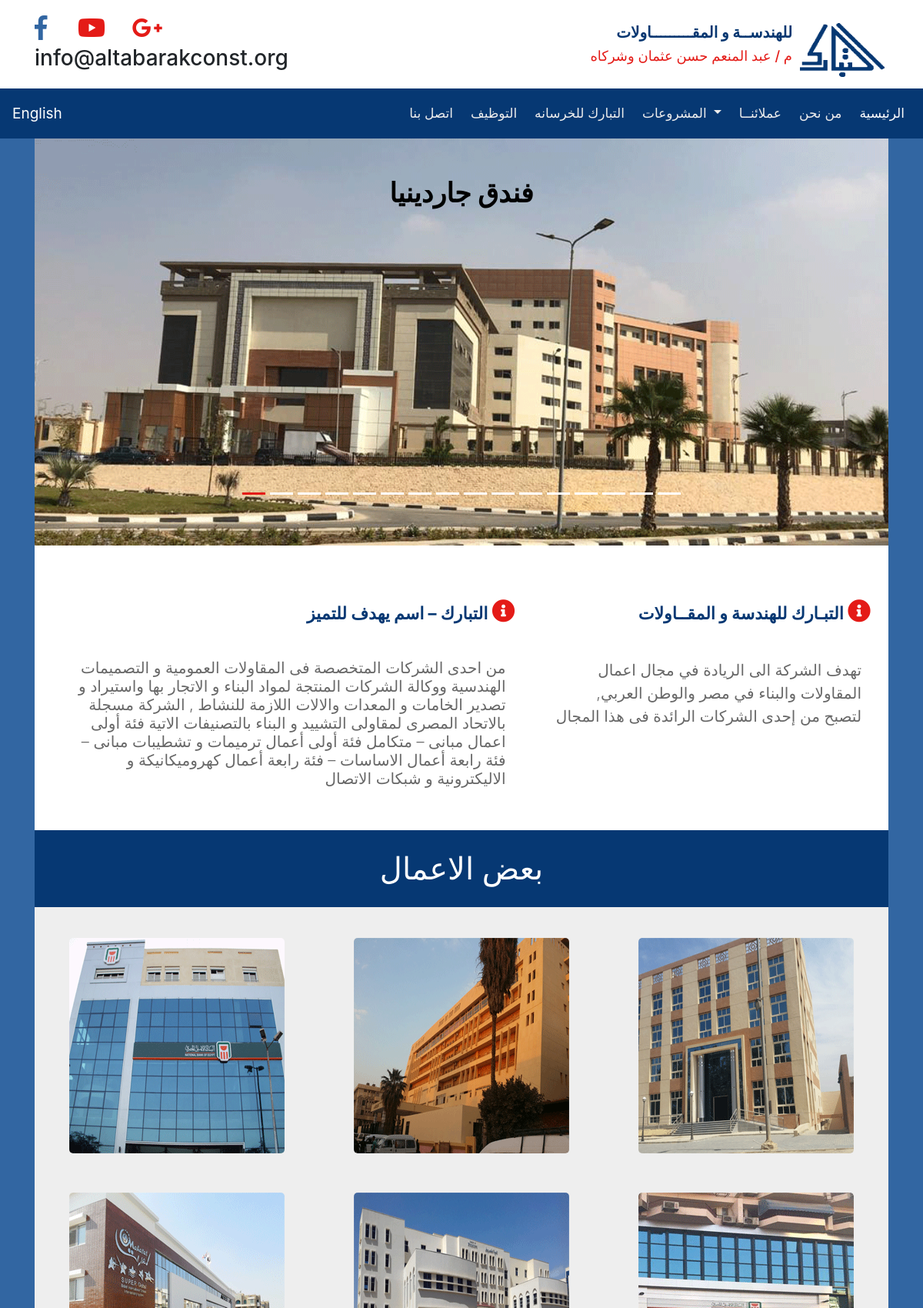
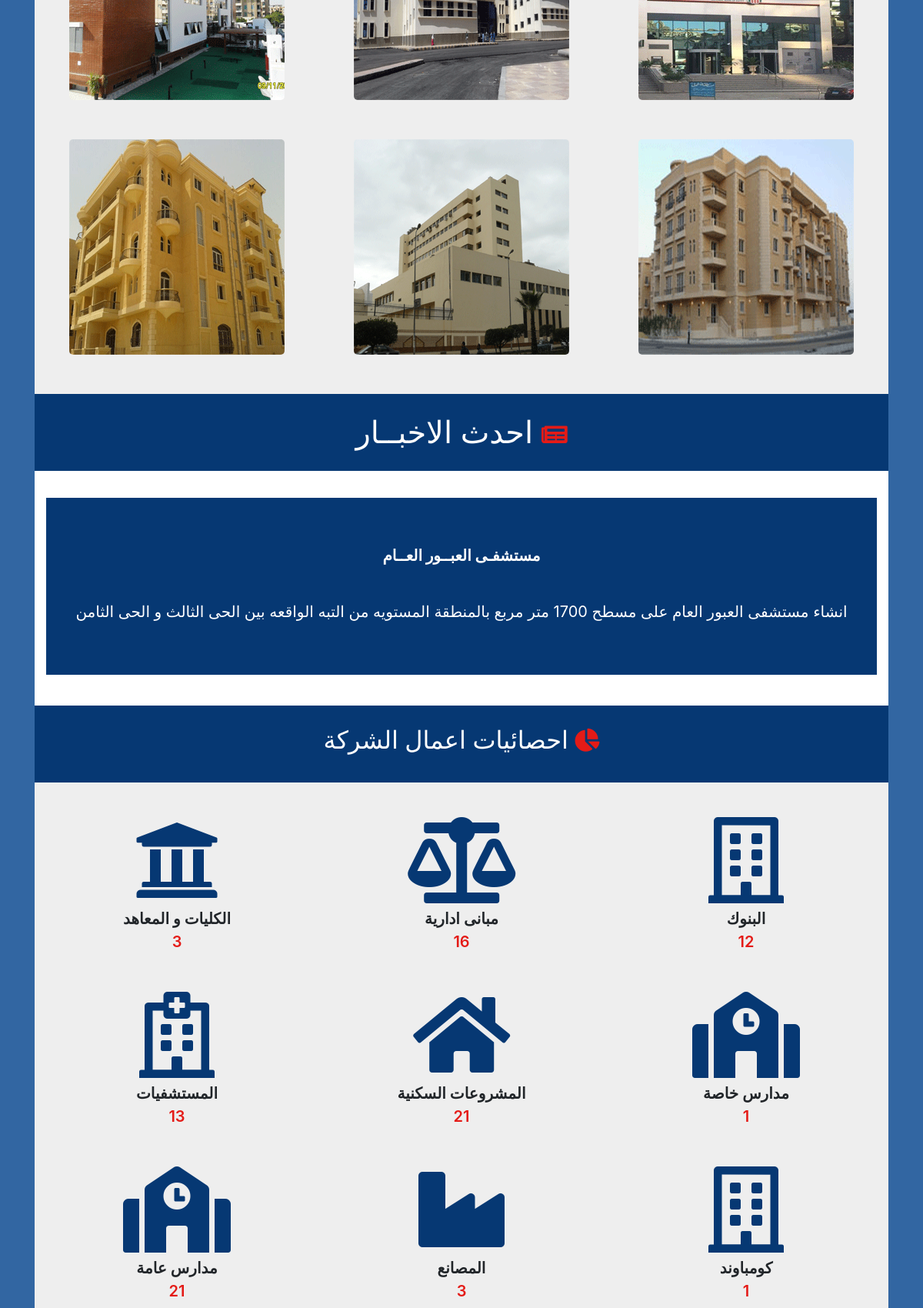
The page / (upper part) on the database its author committed (2 pictures, top to bottom).
### projects/models.py (models this page shows, shortened)
class First_Photo_Slider(models.Model):
	Photo = models.FileField(upload_to='documents')
	Titile = models.CharField(max_length=50)

class HomeProject(models.Model):
	mainPhoto = models.FileField(upload_to='documents/')
	uploaded_at = models.DateTimeField(auto_now_add=True)
	subPhoto = models.FileField(upload_to='documents/')
	Title = models.CharField(max_length=60)

class ProjectStatistics(models.Model):
	Hospitals = models.IntegerField(default=0)
	Banks = models.IntegerField(default=0)
	Hotels = models.IntegerField(default=0)
	Malls = models.IntegerField(default=0)
	Administration_Buildings = models.IntegerField(default=0)
	Private_Schools = models.IntegerField(default=0)
	General_Schools = models.IntegerField(default=0)
	Factories = models.IntegerField(default=0)
	Residential_Projects = models.IntegerField(default=0)
	Compound = models.IntegerField(default=0)
	Colleges_Institutes = models.IntegerField(default=0)

### Altabarak/views.py (the view)
# urls.py: 2. Add a URL to urlpatterns:  path('', views.home, name='home')
def home(request):
	documents = HomeProject.objects.all()
	slider = HomeSlider.objects.all()
	news = OurNews.objects.all()
	FPhoto = First_Photo_Slider.objects.all()
	Statics = ProjectStatistics.objects.all()
	return render(request, 'home.html', { 'documents': documents,
											'slider': slider,
											'news': news,
											'FPhoto': FPhoto,
											'Statics': Statics})

### templates/home.html (shortened to what this page needs)
{% extends 'base.html' %}
{% load static %}
{% block custom_css %}
	<link rel="stylesheet" type="text/css" href="{% static 'css/myhome.css' %}">
{% endblock %}
{% block content %}
	<div class="container body_color">
			<div class="slide">
					<div id="carouselExampleIndicators" class="carousel slide text-center" data-ride="carousel">
						<ol class="carousel-indicators">
					    <li data-target="#carouselExampleIndicators" data-slide-to="0" class="active d-none d-md-block hidden-xs"></li>
					    <li data-target="#carouselExampleIndicators" data-slide-to="1" class="d-none d-md-block hidden-xs"></li>
					    <li data-target="#carouselExampleIndicators" data-slide-to="2" class="d-none d-md-block hidden-xs"></li>
					    <li data-target="#carouselExampleIndicators" data-slide-to="3" class="d-none d-md-block hidden-xs"></li>
					    <li data-target="#carouselExampleIndicators" data-slide-to="4" class="d-none d-md-block hidden-xs"></li>
					    <li data-target="#carouselExampleIndicators" data-slide-to="5" class="d-none d-md-block hidden-xs"></li>
					    <li data-target="#carouselExampleIndicators" data-slide-to="6" class="d-none d-md-block hidden-xs"></li>
							<li data-target="#carouselExampleIndicators" data-slide-to="7" class="d-none d-md-block hidden-xs"></li>
							<li data-target="#carouselExampleIndicators" data-slide-to="8" class="d-none d-md-block hidden-xs"></li>
							<li data-target="#carouselExampleIndicators" data-slide-to="9" class="d-none d-md-block hidden-xs"></li>
							<li data-target="#carouselExampleIndicators" data-slide-to="10" class="d-none d-md-block hidden-xs"></li>
							<li data-target="#carouselExampleIndicators" data-slide-to="11" class="d-none d-md-block hidden-xs"></li>
							<li data-target="#carouselExampleIndicators" data-slide-to="12" class="d-none d-md-block hidden-xs"></li>
							<li data-target="#carouselExampleIndicators" data-slide-to="13" class="d-none d-md-block hidden-xs"></li>
							<li data-target="#carouselExampleIndicators" data-slide-to="14" class="d-none d-md-block hidden-xs"></li>
							<li data-target="#carouselExampleIndicators" data-slide-to="15" class="d-none d-md-block hidden-xs"></li>
						</ol>
					  <div class="carousel-inner">
						<div class="carousel-item active">
								{% for obj in FPhoto %}
								<img class="d-block w-100" src="{{obj.Photo.url}}">
								<div class="carousel-caption d-none d-md-block hidden-xs">
										<h1 class="d-none d-md-block hidden-xs">{{ obj.Titile }}</h1>
								</div>
								{% endfor %}
						 </div>
					  </div>
				</div>
			</div>
	<section class="about text-center">
		<div class="container">
			<section class="Our_manegers2 text-center">
        		<div class="orbacground2">
        			<div class="row">
						<div class="col-md-7">
							<h1>التبارك – اسم يهدف <span>للتميز</span> <i class="fas fa-info-circle  fa-2x resizeFontAws"></i></h1>
							<h4 class="lead">من احدى الشركات المتخصصة فى المقاولات العمومية و التصميمات الهندسية ووكالة الشركات المنتجة لمواد البناء و الاتجار بها واستيراد و تصدير الخامات و المعدات والالات اللازمة للنشاط , الشركة مسجلة بالاتحاد المصرى لمقاولى التشييد و البناء بالتصنيفات الاتية فئة أولى اعمال مبانى – متكامل فئة أولى أعمال ترميمات و تشطيبات مبانى – فئة رابعة أعمال الاساسات – فئة رابعة أعمال كهروميكانيكة و الاليكترونية و شبكات الاتصال</h4>
						</div>
						<div class="col-md-5">
							<h1 class="lead">التبـارك للهندسة و<span> المقــاولات </span><i class="fas fa-info-circle fa-2x resizeFontAws"></i></h1>
							<p class="lead">تهدف الشركة الى الريادة في مجال اعمال المقاولات والبناء في مصر والوطن العربي, لتصبح من إحدى الشركات الرائدة فى هذا المجال</p>
						</div>
					</div>
        		</div>
      		</section>
		</div>
	</section>
		<div class="myline text-center">
			<h1>بعض الاعمال</h1>
		</div>
	<section class="features text-center">
		<div class="container">
			<div class="row">
				{% for obj in documents %}
				<div class="col-lg-4 col-md-6">
					<div class="projects">
						<img src="{{ obj.mainPhoto.url }}" onmouseover="this.src='{{ obj.subPhoto.url }}'" onmouseout="this.src='{{ obj.mainPhoto.url }}'">
					</div>
				</div>
				{% endfor %}
			</div>
		</div>
	</section>
		<div class="myline text-center">
			<h1> احدث <span>الاخبــار</span> <i class="fas fa-newspaper fa-2x resizeFontAws"></i></h1>
		</div>
			<section class="new_our_adds text-center">
				<div class="container">
				<div id="New_adds" class="carousel slide" data-ride="carousel">
				  <div class="carousel-inner">
				    <div class="carousel-item active">
				    	<p class="lead">مستشفـى العبــور العــام</p>
						<h3 id="myspan">انشاء مستشفى العبور العام على مسطح 1700 متر مربع بالمنطقة المستويه
						من التبه الواقعه بين الحى الثالث و الحى الثامن</h3>
				    </div>
					<p></p><br>
				</div>
				</div>
			</section>
		<div class="myline text-center">
			<h2>احصائيات اعمال الشركة <i class="fas fa-chart-pie fa-2x resizeFontAws"></i></h2>
		</div>
			<section class="our_information text-center">
				<div class="container">
				<div class="row">
				{% for item in Statics %}
				<div class="col-lg-4 col-sm-6">
					<div class="info_status">
							<i id="fontawscolor" class="fas fa-university fa-7x"></i>
							<p>الكليات و المعاهد</p>
							<span>{{ item.Colleges_Institutes }}</span>
						</div>
					</div>
					<div class="col-lg-4 col-sm-6">
						<div class="info_status">
							<i id="fontawscolor" class="fas fa-balance-scale fa-7x"></i>
							<p>مبانى ادارية</p>
							<span>{{ item.Administration_Buildings }}</span>
						</div>
					</div>
					<div class="col-lg-4 col-sm-6">
						<div class="info_status">
							<i id="fontawscolor" class="far fa-building fa-7x"></i>
							<p>البنوك</p>
							<span>{{ item.Banks }}</span>
						</div>
					</div>
					<div class="col-lg-4 col-sm-6">
						<div class="info_status">
							<i id="fontawscolor" class="far fa-hospital fa-7x"></i>
							<p>المستشفيات</p>
							<span>{{ item.Hospitals }}</span>
						</div>
					</div>
					<div class="col-lg-4 col-sm-6">
						<div class="info_status">
							<i id="fontawscolor" class="fas fa-home fa-7x"></i>
							<p>المشروعات السكنية</p>
							<span>{{ item.Residential_Projects }}</span>
						</div>
					</div>
					<div class="col-lg-4 col-sm-6">
						<div class="info_status">
							<i id="fontawscolor" class="fas fa-school fa-7x"></i>
							<p>مدارس خاصة</p>
							<span>{{ item.Private_Schools }}</span>
						</div>
					</div>
					<div class="col-lg-4 col-sm-6">
						<div class="info_status">
							<i id="fontawscolor" class="fas fa-school fa-7x"></i>
							<p>مدارس عامة</p>
							<span>{{ item.General_Schools }}</span>
						</div>
					</div>
					<div class="col-lg-4 col-sm-6">
						<div class="info_status">
							<i id="fontawscolor" class="fas fa-industry fa-7x"></i>
							<p>المصانع</p>
							<span>{{ item.Factories }}</span>
						</div>
					</div>
					<div class="col-lg-4 col-sm-6">
						<div class="info_status">
							<i id="fontawscolor" class="far fa-building fa-7x"></i>
							<p>كومباوند</p>
							<span>{{ item.Compound }}</span>
						</div>
					</div>
					{% endfor %}
				</div>
			</section>
	</div>
{% endblock %}

### templates/base.html (shortened to what this page needs)
<!DOCTYPE html>
{% load static %}
<html>
<head>
	<link rel="stylesheet" type="text/css" href="{% static 'css/bootstrap.css' %}">
  	<link rel="stylesheet" href="https://use.fontawesome.com/releases/v5.3.1/css/all.css">
	{% block custom_css %}
	{% endblock %}
</head>
<body>
	{% include 'includes/navbar.html' %}
	{% block content %}
    {% endblock %}
</body>
</html>

### templates/includes/navbar.html (shortened to what this page needs)
{% load static %}
{% block custom_css %}
	<link rel="stylesheet" type="text/css" href="{% static 'css/navbar.css' %}">
{% endblock %}
{% block content %}
<div class="abovenavbar">
	<div class="container">
		<div class="row">
			<div class="col-lg-4 col-md-5 hidden-xs d-none d-md-block aws">
				<a target="_blank" href="https://www.facebook.com/eltabarak.eng"><i id="face" class="fab fa-facebook-f fa-2x"></i></a>
				<a target="_blank" href="https://www.youtube.com/channel/UCZSomymAijN-ZLqY53PcssQ"><i id="myi" class="fab fa-youtube fa-2x"></i></a>
				<a href="#"><i id="myi" class="fab fa-google-plus-g fa-2x"></i></a>
				<div class="mywidth">
					<div class="">
						<h3>info@altabarakconst.org </h3>
					</div>
				</div>
			</div>
			<div class="col-lg-8 col-md-7">
				<img src="../../static/img/Logo.gif">
				<h6 id="myh4">للهندســة و المقـــــــــاولات</h6>
				<h5 id="myh5">م / عبد المنعم حسن عثمان وشركاه</h5>
			</div>
		</div>
	</div>
</div>
	<nav class="navbar navbar-expand-lg navbar-dark bg-dark">
		  <a class="navbar-brand" href="#">English</a>
		  <div class="collapse navbar-collapse" id="navbarSupportedContent">
		    <ul class="navbar-nav ml-auto">
		      <li class="nav-item">
		        <a class="nav-link" href="{% url 'projects:contact_us' %}">اتصل بنا<span class="sr-only">(current)</span></a>
		      </li>
		      <li class="nav-item">
		        <a class="nav-link" href="{% url 'projects:jobs' %}">التوظيف<span class="sr-only">(current)</span></a>
		      </li>
		      <li class="nav-item">
		        <a class="nav-link" href="#">التبارك للخرسانه<span class="sr-only">(current)</span></a>
		      </li>
		      <li class="nav-item dropdown">
		        <a class="nav-link dropdown-toggle" href="#" id="navbarDropdown" role="button" data-toggle="dropdown" aria-haspopup="true" aria-expanded="false">
		          المشروعات
		        </a>
		      </li>
		       <li class="nav-item">
		        <a class="nav-link" href="{% url 'projects:our_customer' %}">عملائنــا<span class="sr-only">(current)</span></a>
		      </li>
		       <li class="nav-item">
		        <a class="nav-link" href="{% url 'projects:aboucom' %}">من نحن<span class="sr-only">(current)</span></a>
		      </li>
		      <li class="nav-item active">
		        <a class="nav-link active" href="{% url 'home' %}">الرئيسية <span class="sr-only">(current)</span></a>
		      </li>
		    </ul>
		  </div>
	</nav>
	{% endblock %}

### static/css/myhome.css (style rules this page uses)
body { background-color: #3266a2; }
.body_color { background-color: #3266a2; }
.slide { background-color: 3266a2; }
.carousel-caption { bottom: 30px; }
.carousel-indicators li { background-color: #FFF; }
.carousel-indicators .active { background-color: #E41B17; }
.carousel-caption { bottom: 60px; }
.carousel-indicators li { bottom: 40px }
.carousel-caption h1 { color: #000; font-size: 35px; font-weight: bold; padding-bottom: 350px; }
.resizeFontAws { font-size: 30px }
.about { padding-top: 30px; padding-bottom: 20px; background-color: #FFF }
.about .container h1 { color: #063873; font-size: 22px; margin-bottom: 45px; text-align: right; padding-top: 40px; padding-right: 8px; font-weight: bold; }
.about .container h4 { color: #686868; margin-bottom: 35px; text-align: right; padding-right: 20px; padding-left: 15px; }
.about h1 span { color: #063873; }
.about p { margin-top: 10px; text-align: right; padding-right: 20px; padding-left: 15px; }
.about i { color: #E41B17; }
.Our_manegers2 { max-width: 100%; max-height: 100%; background-color: #FFF }
.orbacground2 { color: #686868; font-size: 30px; }
.features { padding-top: 40px; background-color: #eeeeee; }
.projects { margin-left: 2%; margin-right: 2%; margin-bottom: 15%; border-radius: 5px; }
.projects img { max-width: 100%; max-height: 100%; border-radius: 5px; }
.carousel-item { background-color: #063873; }
.new_our_adds { padding-top: 35px; padding-bottom: 0px; background-color: #FFF }
.new_our_adds .lead { line-height: 1.5em; }
.new_our_adds .carousel-item p { color: #FFF; font-size: 22; font-weight: bold; padding-top: 60px; padding-bottom: 30px; }
#myspan { padding-bottom: 70px; font-size: 20px; font-weight: normal; color: #FFF; }
.new_our_adds .carousel-inner { min-height: 110px; background-color: #FFF; }
.our_information { min-height: 500px; background-color: #eeeeee; padding-top: 35px; }
.info_status { margin-bottom: 40px; margin-top: 10px }
.info_status p { font-size: 20px; font-weight: 600; margin-bottom: 0; margin-top: 5px }
.info_status span { font-size: 20px; font-weight: 600; margin-top: 0px; color: #E41B17 }
.our_information i { color: #E41B17; }
#fontawscolor { color: #063873; }
.myline { background-color: #063873; padding-top: 10px; padding-bottom: 10px; color: #FFF; height: 100px; }
.myline i { color: #E41B17; }

### static/css/navbar.css (style rules this page uses)
.abovenavbar { background: #FFF; }
.abovenavbar img { float: right; width: 110px; height: 70px; margin-top: 30px; margin-right: 5px; margin-bottom: 15px; }
.mywidth { margin-top: 5px }
#myh4 { color: #063771; text-align: right; margin-right: 125px; margin-top: 30px; font-size: 20px; font-weight: bold; }
#myh5 { color: #E41B17; text-align: right; margin-right: 125px; font-size: 18px }
#myi { margin-left: 15px; margin-right: 15px; margin-top: 20px; color: #E41B17; }
#face { color: #3266a2; margin-right: 20px; }
.navbar { min-height: 65px; }
.bg-dark { background-color: #063873 !important }
.navbar-dark .navbar-nav .nav-link { color: #ededed; padding-top: 5px; padding-bottom: 5px; font-size: 17px; padding-left: 15px }
.navbar-brand { font-size: 19px; line-height: 35px; }

### rows shown on the page
First_Photo_Slider: Photo (picture), Titile "فندق جاردينيا"
HomeProject: mainPhoto (picture)
HomeProject: mainPhoto (picture)
HomeProject: mainPhoto (picture)
HomeProject: mainPhoto (picture)
HomeProject: mainPhoto (picture)
HomeProject: mainPhoto (picture)
HomeProject: mainPhoto (picture)
HomeProject: mainPhoto (picture)
HomeProject: mainPhoto (picture)
ProjectStatistics: Colleges_Institutes "3", Administration_Buildings "16", Banks "12", Hospitals "13", Residential_Projects "21", Private_Schools "1", General_Schools "21", Factories "3", Compound "1"
